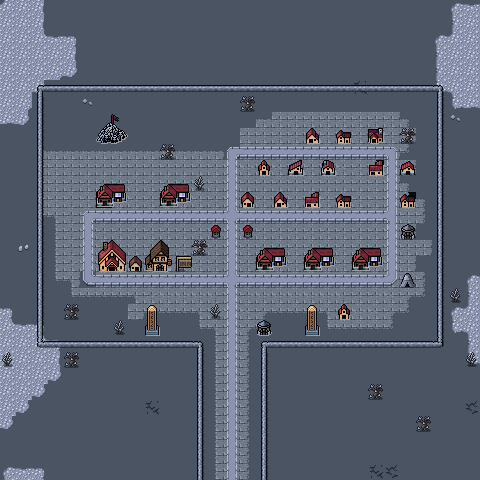

Tiled map render using the project's own tile images. Description and the map definition, with tile-layer contents summarised, below:
An orthogonal 30x30 tile map with 16x16 px tiles, 4 tile layers (Background, Ground, Walls, Overlay), 3 tilesets and 9 objects.

<map version="1.10" tiledversion="1.11.2" orientation="orthogonal" renderorder="right-down" width="30" height="30" tilewidth="16" tileheight="16" infinite="0" nextlayerid="6" nextobjectid="64">
 <editorsettings>
  <export target="wastetown..tmx" format="tmx" />
 </editorsettings>
 <tileset firstgid="1" source="../../../../common/maps/tileset/main.tsx" />
 <tileset firstgid="10113" source="../../../../common/maps/tileset/buildings.tsx" />
 <tileset firstgid="11905" source="../../../../common/maps/tileset/buildings-nocollide.tsx" />
 <layer id="1" name="Background" width="30" height="30">
  <data>[900 cells, 900 non-empty, 3 distinct tile ids]</data>
 </layer>
 <layer id="2" name="Ground" width="30" height="30">
  <data>[900 cells, 321 non-empty, 45 distinct tile ids]</data>
 </layer>
 <layer id="3" name="Walls" width="30" height="30">
  <properties>
   <property name="spriteLayer" type="bool" value="true" />
  </properties>
  <data>[900 cells, 155 non-empty, 34 distinct tile ids]</data>
 </layer>
 <layer id="5" name="Overlay" width="30" height="30">
  <data>[900 cells, 49 non-empty, 16 distinct tile ids]</data>
 </layer>
 <objectgroup id="4" name="Objects">
  <object id="38" template="../../../../common/maps/obj/entry_up.tx" x="204" y="368" width="56" height="16" />
  <object id="41" template="../../../../common/maps/obj/shop.tx" x="159.5" y="210">
   <properties>
    <property name="commonShopList" value="Colorless,Colorless,Artifact,Creature2Colorless,Wand,Enchantment,Instant,Creature" />
    <property name="mythicShopList" value="Planeswalker,WUBRG,PhyrexianColorless" />
    <property name="rareShopList" value="Land4Colorless,Vehicle,White,Blue,Red,Green,Black,FlipShop,Saga" />
    <property name="uncommonShopList" value="Artifact,Land,Assembly,Golem,Sliver,Wall,Equip,Enchantment,Instant,Creature,Battle" />
   </properties>
  </object>
  <object id="52" template="../../../../common/maps/obj/shop.tx" x="352" y="272">
   <properties>
    <property name="commonShopList" value="Colorless,Colorless,Artifact,Creature2Colorless,Wand,Enchantment,Instant,Creature" />
    <property name="mythicShopList" value="Planeswalker,WUBRG,PhyrexianColorless" />
    <property name="rareShopList" value="Land4Colorless,Vehicle,White,Blue,Red,Green,Black,FlipShop,Saga" />
    <property name="uncommonShopList" value="Artifact,Land,Assembly,Golem,Sliver,Wall,Equip,Enchantment,Instant,Creature,Battle" />
   </properties>
  </object>
  <object id="53" template="../../../../common/maps/obj/shop.tx" x="304" y="272">
   <properties>
    <property name="commonShopList" value="Colorless,Colorless,Artifact,Creature2Colorless,Wand,Enchantment,Instant,Creature" />
    <property name="mythicShopList" value="Planeswalker,WUBRG,PhyrexianColorless" />
    <property name="rareShopList" value="Land4Colorless,Vehicle,White,Blue,Red,Green,Black,FlipShop,Saga" />
    <property name="uncommonShopList" value="Artifact,Land,Assembly,Golem,Sliver,Wall,Equip,Enchantment,Instant,Creature,Battle" />
   </properties>
  </object>
  <object id="54" template="../../../../common/maps/obj/shop.tx" x="256" y="272">
   <properties>
    <property name="commonShopList" value="Colorless,Colorless,Artifact,Creature2Colorless,Wand,Enchantment,Instant,Creature" />
    <property name="mythicShopList" value="Planeswalker,WUBRG,PhyrexianColorless" />
    <property name="rareShopList" value="Land4Colorless,Vehicle,White,Blue,Red,Green,Black,FlipShop,Saga" />
    <property name="uncommonShopList" value="Artifact,Land,Assembly,Golem,Sliver,Wall,Equip,Enchantment,Instant,Creature,Battle" />
   </properties>
  </object>
  <object id="47" template="../../../../common/maps/obj/inn.tx" x="150" y="273" />
  <object id="48" template="../../../../common/maps/obj/shop.tx" x="104.5" y="274">
   <properties>
    <property name="commonShopList" value="Equipment" />
    <property name="noRestock" type="bool" value="true" />
   </properties>
  </object>
  <object id="58" template="../../../../common/maps/obj/shop.tx" x="97" y="209">
   <properties>
    <property name="commonShopList" value="BoosterPackShop,AlphaBoosterPackShop,BetaBoosterPackShop,GammaBoosterPackShop,DeltaBoosterPackShop" />
    <property name="mythicShopList" value="" />
    <property name="rareShopList" value="" />
    <property name="uncommonShopList" value="" />
   </properties>
  </object>
  <object id="62" template="../../../../common/maps/obj/shardtrader.tx" x="400" y="288" />
 </objectgroup>
</map>
